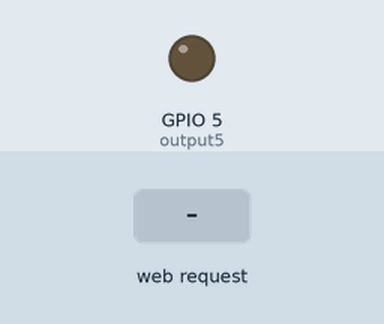
Recording of a program running on a simulated ESP8266 (NodeMCU). Parts: output pins drawn as LEDs (lit = HIGH). The test bench sets the inputs (shaded band). WiFi joins after 1.5 s; servers stay silent unless stated; what the program prints to the serial monitor is not drawn.

Above: at 2.7 s.
2.8 s: HTTP request GET /5/on received
At 4.0 s:
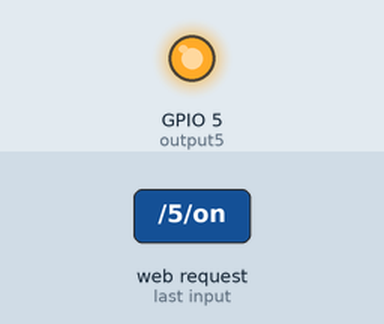
4.3 s: HTTP request GET /5/off received
At 5.2 s:
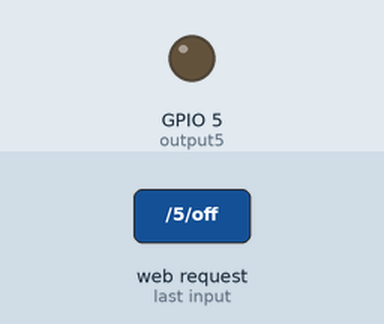
Timing chart, 0 to 7.3 s (numbered marks = the images above; inputs shaded):
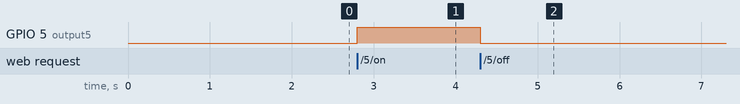

Measured:
- after the input at 2.8 s, GPIO 5 (output5): LOW → HIGH at once
- after the input at 4.3 s, GPIO 5 (output5): HIGH → LOW at once

The program:

main.cpp
```cpp
#include <ESP8266WiFi.h>
#include <ESP8266WebServer.h>

const char* ssid = "Bruna";
const char* password = "senha";

ESP8266WebServer server(80);

const int output5 = 5;//D1

//Você precisa colocar o ip da sua faixa
IPAddress local_IP(192,168,219,220); //Troque o IP
IPAddress gateway(192,168,219,200);
IPAddress subnet(255,255,255,0);

void handleRoot();
void handleOn();
void handleOff();


void handleRoot() {
  String html = "<!DOCTYPE html><html>";
  html += "<head><meta name=\"viewport\" content=\"width=device-width, initial-scale=1\">";
  html += "<link rel=\"icon\" href=\"data:,\">";
  html += "<style>html { font-family: Helvetica; display: inline-block; margin: 0px auto; text-align: center;}";
  html += ".button { background-color: #195B6A; border: none; color: white; padding: 16px 40px;";
  html += "text-decoration: none; font-size: 30px; margin: 2px; cursor: pointer;}";
  html += ".button2 {background-color: #77878A;}</style></head>";
  html += "<body><h1>ESP8266 Web Server</h1>";
  html += "<h2>Ariane, Bruna e Khaue</h2>";
  html += "<button onclick=\"toggleLED('off')\" class=\"button\">OFF</button>";
  html += "<button onclick=\"toggleLED('on')\" class=\"button button2\">ON</button>";
  html += "<script>";
  html += "function toggleLED(state) {";
  html += "  var xhr = new XMLHttpRequest();";
  html += "  xhr.open('GET', '/5/' + state, true);";
  html += "  xhr.send();";
  html += "}";
  html += "</script>";
  html += "</body></html>";
  server.send(200, "text/html", html);
}

void handleOn() {
  digitalWrite(output5, HIGH);
  server.send(200, "text/plain", "LED Ligado!");
}

void handleOff() {
  digitalWrite(output5, LOW);
  server.send(200, "text/plain", "LED Desligado!");
}

void setup() {
  Serial.begin(9600);
  pinMode(output5, OUTPUT);
  digitalWrite(output5, LOW);

  if (!WiFi.config(local_IP, gateway, subnet)) {
    Serial.println("STA Failed to configure");
  }
  WiFi.begin(ssid, password);
  while (WiFi.status() != WL_CONNECTED) {
    delay(500);
    Serial.print(".");
  }
  Serial.println("");
  Serial.println("WiFi connected.");
  Serial.println("IP address: ");
  Serial.println(WiFi.localIP());

  server.on("/", HTTP_GET, handleRoot);
  server.on("/5/on", HTTP_GET, handleOn);
  server.on("/5/off", HTTP_GET, handleOff);
  server.begin();
}

void loop(){
  server.handleClient();
}
```
